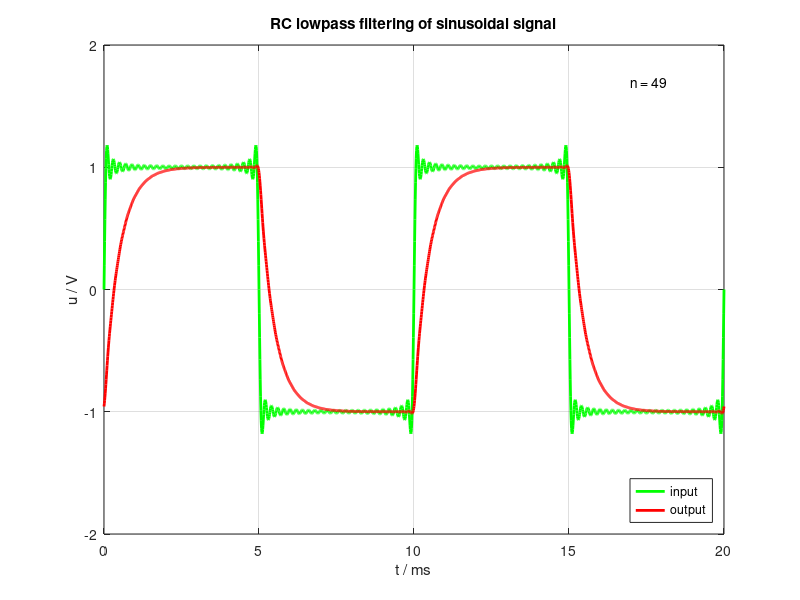

MATLAB code for this plot:
% RCFilter
clear all;

R = 100; C = 4.7e-6;           % Resistor, Capacitor
n = 49;                        % number of harmonics
f0 = 100;                      % Frequency in Hz
t  = [0:0.01:20]*1e-3;         % Time in s

for k = 1:2:n
    % Fourier coefficients of square signal
    % A(k)=4/(pi*k) if k is uneven, else 0; phase always 0
    uAmpIn(k)  = 4/(pi*k);
    uin(k,:)   = uAmpIn(k).*sin(2*pi*k*f0.*t);

    % Transfer function at k*2*pi*f
    F          = 1/(1 + j*2*pi*k*f0*R*C);
    uAmpOut(k) = uAmpIn(k)*F;
    uOut(k,:)  = imag(uAmpOut(k).*exp(j*2*pi*k*f0.*t));
end

figure(1);
clf;
plot(t*1000, sum(uin),  'g-', 'LineWidth', 2);   % Time axis in ms
hold on;
plot(t*1000, sum(uOut), 'r-', 'LineWidth', 2);   % Time axis in ms
hold off;

ylim([-2 2]);
xlabel('t / ms');
ylabel('u / V');
title('RC lowpass filtering of sinusoidal signal');
text(17, 1.7, ['n = ', num2str(k)]);
grid on;
legend('input', 'output');
legend('Location', 'southeast');
